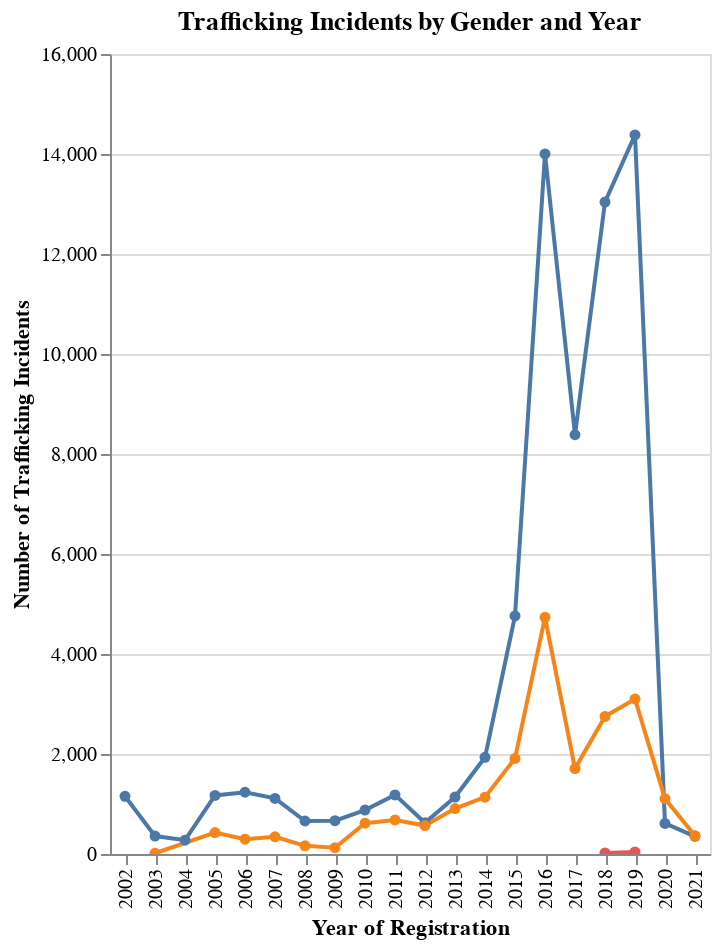

Notebook code for this chart:
### Code cell
import altair as alt
import pandas as pd

# Prepare the data for Altair
gender_yearly_counts = df_clean.groupby(['yearOfRegistration', 'gender']).size().reset_index(name='count')

# Create a dropdown filter
gender_dropdown = alt.binding_select(options=gender_yearly_counts['gender'].unique(), name='Select Gender: ')
gender_selection = alt.selection_single(fields=['gender'], bind=gender_dropdown)

# Base chart
base_chart = alt.Chart(gender_yearly_counts).mark_line(point=True).encode(
    x=alt.X('yearOfRegistration:O', title='Year of Registration'),
    y=alt.Y('count:Q', title='Number of Trafficking Incidents'),
    color=alt.Color('gender:N', legend=None),  # Remove color legend for simplicity
    tooltip=['yearOfRegistration:O', 'gender:N', 'count:Q']
).properties(
    width=300,
    height=400,
    title='Trafficking Incidents by Gender and Year'
).add_selection(
    gender_selection
).transform_filter(
    gender_selection
)

# Zooming and panning
zoom_chart = base_chart.interactive()

# Display the chart
zoom_chart.save('interactive_trafficking_incidents_by_gender.html')
zoom_chart

### Figure 1 — Vega-Lite specification as saved in the notebook (floating-point values rounded to 4 significant figures)
{"config": {"view": {"continuousWidth": 300, "continuousHeight": 300}}, "data": {"name": "data-eb1301da455658fa0af5404a0c9c20bb"}, "mark": {"type": "line", "point": true}, "encoding": {"color": {"field": "gender", "legend": null, "type": "nominal"}, "tooltip": [{"field": "yearOfRegistration", "type": "ordinal"}, {"field": "gender", "type": "nominal"}, {"field": "count", "type": "quantitative"}], "x": {"field": "yearOfRegistration", "title": "Year of Registration", "type": "ordinal"}, "y": {"field": "count", "title": "Number of Trafficking Incidents", "type": "quantitative"}}, "height": 400, "params": [{"name": "param_7", "select": {"type": "point", "fields": ["gender"]}, "bind": {"input": "select", "options": ["Female", "Male", "Transgender/NonConforming"], "name": "Select Gender: "}}, {"name": "param_8", "select": {"type": "interval", "encodings": ["x", "y"]}, "bind": "scales"}], "title": "Trafficking Incidents by Gender and Year", "transform": [{"filter": {"param": "param_7"}}], "width": 300, "$schema": "https://vega.github.io/schema/vega-lite/v5.8.0.json", "datasets": {"data-eb1301da455658fa0af5404a0c9c20bb": [{"yearOfRegistration": 2002.0, "gender": "Female", "count": 1154}, {"yearOfRegistration": 2003.0, "gender": "Female", "count": 359}, {"yearOfRegistration": 2003.0, "gender": "Male", "count": 15}, {"yearOfRegistration": 2004.0, "gender": "Female", "count": 277}, {"yearOfRegistration": 2005.0, "gender": "Female", "count": 1171}, {"yearOfRegistration": 2005.0, "gender": "Male", "count": 428}, {"yearOfRegistration": 2006.0, "gender": "Female", "count": 1235}, {"yearOfRegistration": 2006.0, "gender": "Male", "count": 297}, {"yearOfRegistration": 2007.0, "gender": "Female", "count": 1112}, {"yearOfRegistration": 2007.0, "gender": "Male", "count": 345}, {"yearOfRegistration": 2008.0, "gender": "Female", "count": 660}, {"yearOfRegistration": 2008.0, "gender": "Male", "count": 163}, {"yearOfRegistration": 2009.0, "gender": "Female", "count": 666}, {"yearOfRegistration": 2009.0, "gender": "Male", "count": 126}, {"yearOfRegistration": 2010.0, "gender": "Female", "count": 878}, {"yearOfRegistration": 2010.0, "gender": "Male", "count": 617}, {"yearOfRegistration": 2011.0, "gender": "Female", "count": 1182}, {"yearOfRegistration": 2011.0, "gender": "Male", "count": 681}, {"yearOfRegistration": 2012.0, "gender": "Female", "count": 625}, {"yearOfRegistration": 2012.0, "gender": "Male", "count": 569}, {"yearOfRegistration": 2013.0, "gender": "Female", "count": 1139}, {"yearOfRegistration": 2013.0, "gender": "Male", "count": 908}, {"yearOfRegistration": 2014.0, "gender": "Female", "count": 1934}, {"yearOfRegistration": 2014.0, "gender": "Male", "count": 1136}, {"yearOfRegistration": 2015.0, "gender": "Female", "count": 4761}, {"yearOfRegistration": 2015.0, "gender": "Male", "count": 1911}, {"yearOfRegistration": 2016.0, "gender": "Female", "count": 14002}, {"yearOfRegistration": 2016.0, "gender": "Male", "count": 4734}, {"yearOfRegistration": 2017.0, "gender": "Female", "count": 8385}, {"yearOfRegistration": 2017.0, "gender": "Male", "count": 1709}, {"yearOfRegistration": 2018.0, "gender": "Female", "count": 13039}, {"yearOfRegistration": 2018.0, "gender": "Male", "count": 2751}, {"yearOfRegistration": 2018.0, "gender": "Transgender/NonConforming", "count": 22}, {"yearOfRegistration": 2019.0, "gender": "Female", "count": 14382}, {"yearOfRegistration": 2019.0, "gender": "Male", "count": 3100}, {"yearOfRegistration": 2019.0, "gender": "Transgender/NonConforming", "count": 42}, {"yearOfRegistration": 2020.0, "gender": "Female", "count": 611}, {"yearOfRegistration": 2020.0, "gender": "Male", "count": 1106}, {"yearOfRegistration": 2021.0, "gender": "Female", "count": 353}, {"yearOfRegistration": 2021.0, "gender": "Male", "count": 363}]}}
